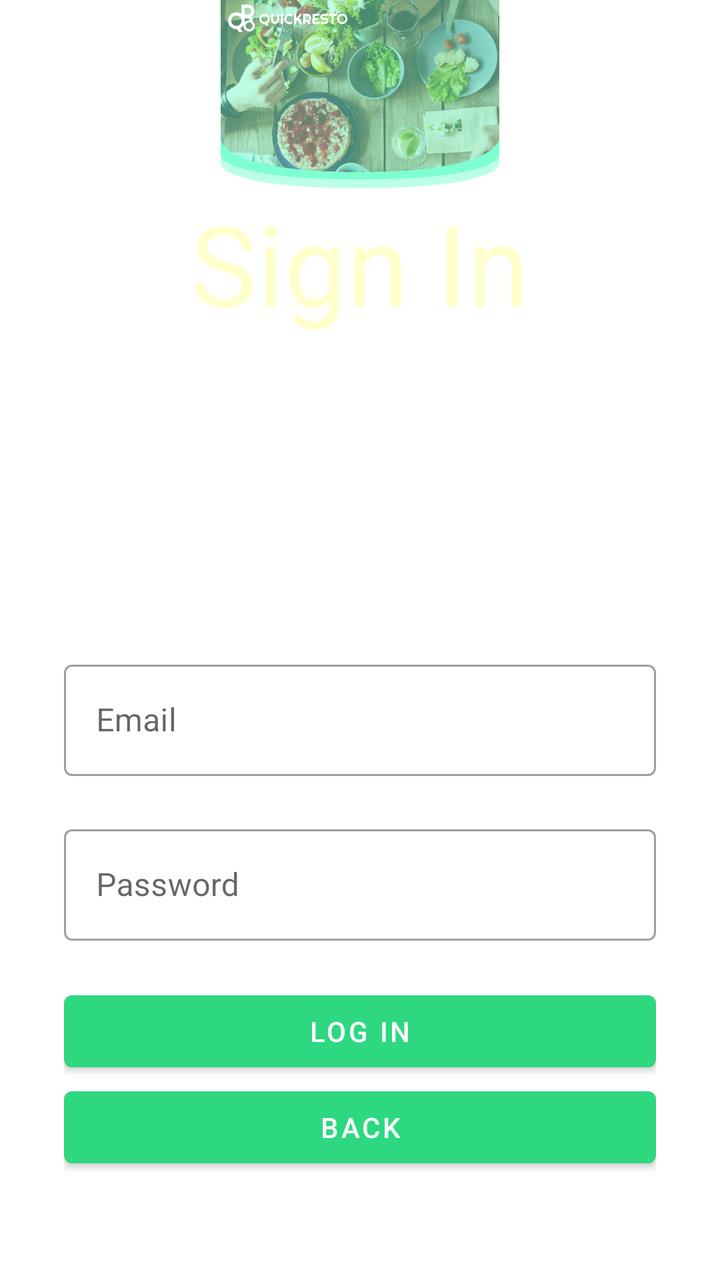
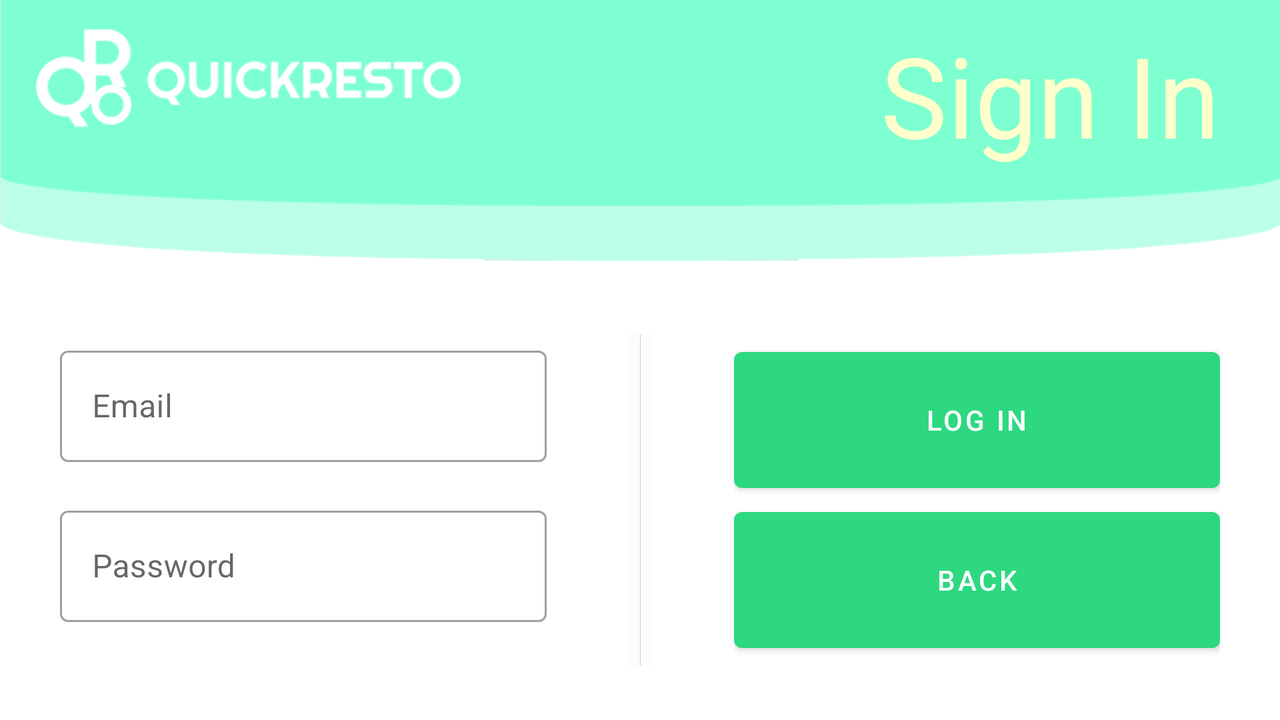

Two renders of one Android screen. The first uses the default layout on a phone; the second uses the alternative layout the repository ships for a different screen configuration, on a matching device. The two XML files are below.
<!-- AndroidManifest.xml: application theme AppTheme -->
<!-- res/layout/activity_sign_in.xml -->
<?xml version="1.0" encoding="utf-8"?>
<RelativeLayout
    xmlns:android="http://schemas.android.com/apk/res/android"
    xmlns:app="http://schemas.android.com/apk/res-auto"
    xmlns:tools="http://schemas.android.com/tools"
    android:layout_width="match_parent"
    android:layout_height="match_parent"
    tools:context=".SignIn">

    <ImageView
        android:id="@+id/imageView"
        android:layout_width="match_parent"
        android:layout_height="279dp"
        android:layout_alignParentStart="true"
        android:layout_alignParentTop="true"
        android:layout_centerHorizontal="true"
        android:layout_marginStart="-1dp"
        android:layout_marginTop="-1dp"
        android:layout_marginEnd="-1dp"
        app:srcCompat="@drawable/signinpage" />

    <TextView
        android:id="@+id/textView"
        android:layout_width="wrap_content"
        android:layout_height="wrap_content"
        android:layout_alignParentTop="true"
        android:layout_centerHorizontal="true"
        android:layout_marginTop="94dp"
        android:fontFamily="@font/roboto_mono_medium"
        android:textColor="#FFFFCC"
        android:text="Sign In"
        android:textAppearance="@style/TextAppearance.AppCompat.Display3"
        tools:text="Sign In" />
    <LinearLayout
        android:layout_width="match_parent"
        android:layout_height="match_parent"
        android:orientation="vertical"
        android:layout_marginTop="320dp"
        android:layout_margin="32dp">
        <com.google.android.material.textfield.TextInputLayout
            android:layout_width="match_parent"
            android:layout_height="wrap_content"
            android:id="@+id/mail_login"
            android:layout_marginTop="295dp"
            style="@style/Widget.MaterialComponents.TextInputLayout.OutlinedBox"
            android:layout_marginBottom="@dimen/bottom_margin"
            android:hint="@string/hint"
            app:errorEnabled="true">
            <com.google.android.material.textfield.TextInputEditText
                android:layout_width="match_parent"
                android:layout_height="wrap_content"
                android:inputType="text"
                android:id="@+id/email">
            </com.google.android.material.textfield.TextInputEditText>
        </com.google.android.material.textfield.TextInputLayout>
        <com.google.android.material.textfield.TextInputLayout
            android:layout_width="match_parent"
            android:layout_height="wrap_content"
            android:id="@+id/pass_login"
            style="@style/Widget.MaterialComponents.TextInputLayout.OutlinedBox"
            android:layout_marginBottom="@dimen/bottom_margin"
            android:hint="@string/hint2"
            app:errorEnabled="true">
            <com.google.android.material.textfield.TextInputEditText
                android:layout_width="match_parent"
                android:layout_height="wrap_content"
                android:inputType="textPassword"
                android:id="@+id/password">
            </com.google.android.material.textfield.TextInputEditText>
        </com.google.android.material.textfield.TextInputLayout>

        <Button
            android:id="@+id/login"
            android:layout_width="match_parent"
            android:layout_height="wrap_content"
            android:text="Log In" />

        <Button
            android:id="@+id/back"
            android:layout_width="match_parent"
            android:layout_height="wrap_content"
            android:onClick="back"
            android:text="Back" />
    </LinearLayout>

</RelativeLayout>
<!-- resources referenced by this layout -->
<resources>
  <dimen name="bottom_margin">1dp</dimen>
  <!-- drawable signinpage: png bitmap (drawable, 1007051 bytes) -->
  <string name="hint">Email</string>
  <string name="hint2">Password</string>
  <style name="AppTheme" parent="Theme.MaterialComponents.Light.NoActionBar">
          
          <item name="colorPrimary">@color/colorPrimary</item>
          <item name="colorPrimaryDark">@color/colorPrimaryDark</item>
          <item name="colorAccent">@color/colorAccent</item>
      </style>
  <color name="colorPrimary">#2DD881</color>
  <color name="colorPrimaryDark">#1C0B19</color>
  <color name="colorAccent">#03DAC5</color>
</resources>
<!-- res/layout-land/activity_sign_in.xml (the repository's variant of the layout above) -->
<!-- drawn on the phone turned sideways -->
<?xml version="1.0" encoding="utf-8"?>
<RelativeLayout
    xmlns:android="http://schemas.android.com/apk/res/android"
    xmlns:app="http://schemas.android.com/apk/res-auto"
    xmlns:tools="http://schemas.android.com/tools"
    android:layout_width="match_parent"
    android:layout_height="match_parent">

    <LinearLayout
        android:layout_width="match_parent"
        android:layout_height="match_parent">
        <ImageView
            android:id="@+id/imageView2"
            android:layout_width="wrap_content"
            android:layout_height="wrap_content"
            android:layout_marginTop="-55dp"
            app:srcCompat="@drawable/headline_short" />
    </LinearLayout>

    <TextView
        android:id="@+id/textView"
        android:layout_width="match_parent"
        android:layout_height="wrap_content"
        android:layout_marginRight="30dp"
        android:layout_marginTop="10dp"
        android:fontFamily="@font/roboto_mono_medium"
        android:textColor="#FFFFCC"
        android:text="Sign In"
        android:textAppearance="@style/TextAppearance.AppCompat.Display3"
        android:gravity="right"
        tools:text="Sign In" />

    <LinearLayout
        android:layout_width="match_parent"
        android:layout_height="match_parent"
        android:orientation="horizontal">
        <LinearLayout
            android:layout_weight="1"
            android:layout_marginTop="140dp"
            android:layout_width="match_parent"
            android:layout_height="match_parent"
            android:orientation="vertical"
            android:padding="30dp">

            <com.google.android.material.textfield.TextInputLayout
                android:layout_weight="1"
                android:layout_width="match_parent"
                android:layout_height="match_parent"
                android:id="@+id/mail_login"
                style="@style/Widget.MaterialComponents.TextInputLayout.OutlinedBox"
                android:layout_marginBottom="@dimen/bottom_margin"
                android:hint="@string/hint"
                app:errorEnabled="true">
                <com.google.android.material.textfield.TextInputEditText
                    android:layout_width="match_parent"
                    android:layout_height="wrap_content"
                    android:inputType="text"
                    android:id="@+id/email">
                </com.google.android.material.textfield.TextInputEditText>
            </com.google.android.material.textfield.TextInputLayout>
            <com.google.android.material.textfield.TextInputLayout
                android:layout_weight="1"
                android:layout_width="match_parent"
                android:layout_height="match_parent"
                android:id="@+id/pass_login"
                style="@style/Widget.MaterialComponents.TextInputLayout.OutlinedBox"
                android:layout_marginBottom="@dimen/bottom_margin"
                android:hint="@string/hint2"
                app:errorEnabled="true">
                <com.google.android.material.textfield.TextInputEditText
                    android:layout_width="match_parent"
                    android:layout_height="wrap_content"
                    android:inputType="textPassword"
                    android:id="@+id/password">
                </com.google.android.material.textfield.TextInputEditText>
            </com.google.android.material.textfield.TextInputLayout>

        </LinearLayout>
        <LinearLayout
            android:layout_weight="1.8"
            android:layout_width="match_parent"
            android:layout_height="match_parent"
            android:layout_marginTop="140dp">
            <ImageView
                android:layout_width="match_parent"
                android:layout_height="match_parent"
                app:srcCompat="@drawable/line_ver"
                android:padding="10dp">
            </ImageView>
        </LinearLayout>
        <LinearLayout
            android:layout_weight="1"
            android:layout_marginTop="140dp"
            android:layout_width="match_parent"
            android:layout_height="match_parent"
            android:orientation="vertical"
            android:padding="30dp">

            <Button
                android:layout_weight="1"
                android:id="@+id/login"
                android:layout_width="match_parent"
                android:layout_height="match_parent"
                android:text="Log In" />

            <Button
                android:layout_weight="1"
                android:id="@+id/back"
                android:layout_width="match_parent"
                android:layout_height="match_parent"
                android:onClick="back"
                android:text="Back" />

        </LinearLayout>
    </LinearLayout>
</RelativeLayout>
<!-- resources referenced by the variant -->
<!-- as the phone turned sideways resolves them -->
<resources>
  <dimen name="bottom_margin">1dp</dimen>
  <!-- drawable headline_short: png bitmap (drawable-v24, 12682 bytes) -->
  <!-- drawable line_ver: png bitmap (drawable-v24, 1219 bytes) -->
  <string name="hint">Email</string>
  <string name="hint2">Password</string>
  <style name="AppTheme" parent="Theme.MaterialComponents.Light.NoActionBar">
          
          <item name="colorPrimary">@color/colorPrimary</item>
          <item name="colorPrimaryDark">@color/colorPrimaryDark</item>
          <item name="colorAccent">@color/colorAccent</item>
      </style>
  <color name="colorPrimary">#2DD881</color>
  <color name="colorPrimaryDark">#1C0B19</color>
  <color name="colorAccent">#03DAC5</color>
</resources>
